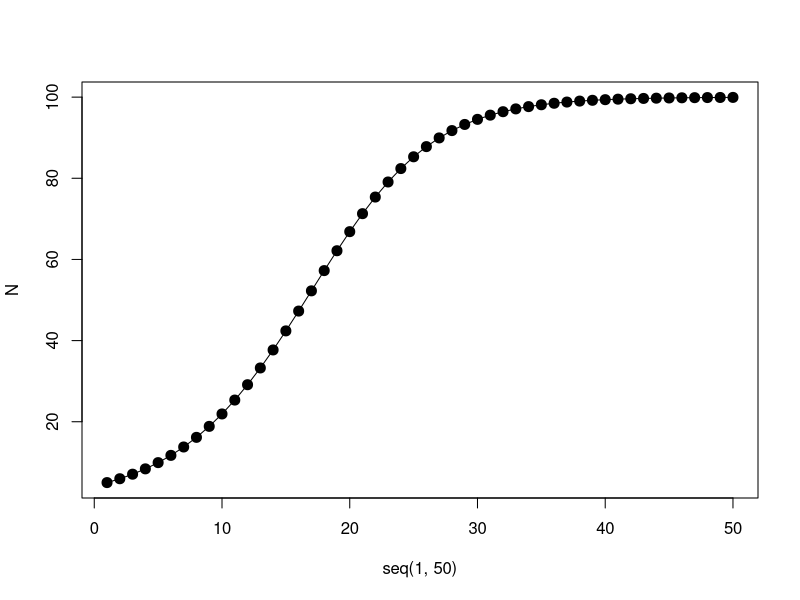

Recreate this plot in R. (Note: this script raises an error after producing the figure.)
## HW 9 ## 

# Danny Szydlowski and Tyler Butts # 

## Generate a time series of abundance 
## for a population growing according to the discrete time logistic growth model

r = 0.2 
K = 100
time = seq(from=1,to=50)
N = array(dim = c(1, length(time))); N[1] = 5
  for (t in time[2:length(time)]){
    N[t] = N[t-1] + r*N[t-1]*(1-N[t-1]/K)
  }
N

############### Q1 Plot the Data ##############################
plot(x = seq(1, 50), 
          y = N,
          type = 'o', pch = 20, cex = 2)


############## Q2 - generate a model predicted time series of abundance #########################
# Pretend you don't know the true r or K and adjust until model fits data # 
dat = data.frame(x = x, y = as.vector(N))

plot(x, y, data = dat)


# Approximate 
# model 1
r = 0.5 
f = function(x, r, K, N0) {K / (1 + (K/N0 - 1) * exp(-r*x))}
plot(x, y)


pstart = c(r=r, K=max(y), N0=y[1])
mod1 = nls(y ~ f(x, r, K, N0), start = pstart, trace = T)
# model converged 
summary(mod1)
lines(x, f(x, r=r, K=max(y), N0=y[1]), col = 'blue')

# model 2 
r = 2

pstart = c(r=r, K=max(y), N0=y[1])
mod2 = nls(y ~ f(x, r, K, N0), start = pstart, trace = T)
lines(x, f(x, r=r, K=max(y), N0=y[1]), col = 'green')

# model converged 
summary(mod2)

# model 3
r = .1

pstart = c(r=r, K=max(y), N0=y[1])
mod3 = nls(y ~ f(x, r, K, N0), start = pstart, trace = T)
lines(x, f(x, r=r, K=max(y), N0=y[1]), col = 'purple')

# model 4 (true value )
r = .2

pstart = c(r=r, K=max(y), N0=y[1])
mod4 = nls(y ~ f(x, r, K, N0), start = pstart, trace = T)
lines(x, f(x, r=r, K=max(y), N0=y[1]), col = 'black')

# model converged 
summary(mod4)

legend('bottomright', legend = c('model 1', 'model 2', 'model 3', 'model 4'), lty = 1,
       col = c('blue', 'green', 'purple', 'black'))

################### Q3 ##############################
#Create a function that returns the negative log likelihood of the 
#model parameters (r, K) given the data (Nt)
#.Use optim() or a grid search and the function you just created to 
#estimate the parameters of your model - remember to add the 
#variance as a third parameter to be estimated (or use its analytical 
 #                                              MLE: SSE/n)

dat

r=0.2
K = 100
time = dat$x

# Get standard Deviation # 
sigma = sd(dat$y)
sigma # 35. 37235 

mean = mean(dat$y)
mean


nll = function(r, k, sigma){
  -sum(dnorm(x=dat$y, mean=mean, sd = sigma, log = T))
}

# Make the function for optim # 
func = function(par){
  r = par[1] 
  K = par[2] 
  sigma = par[3] 
  mean = mean
  nll_val = nll(r, K, sigma)
}

# optim()
model = optim(par = c(1,2,3), fn=func)
optim_coefficients = model$par

# Get the coefficients 
optim_coefficients

# r = -13.89
# K = 2. 66 
# sigma = 34.995

## Answer: Model coefficients seem incredibly off? ## 

############# Q4 ############################
#Add observation error ( Nt + rnorm(mean=0, sd=?) ) to your data
#.Use optim() or a grid search and the function you just created to 
        #estimate the parameters of your model based on this new data - 
        #remember to add the variance as a third parameter to be estimated 
        #(or use its analytical MLE: SSE/n)
# Q4. How well can you estimate the model parameters now?  Is there 
        #any evidence of correlation in your parameter estimates (e.g., a ridge in the likelihood surface)?

# Add observation error 

y_err = dat$y + rnorm(length(time), mean=mean, sd=sigma)

nll_v2 = function(r, k, sigma){
  -sum(dnorm(x=y_err, mean=mean, sd = sigma, log = T))
}

fun_v2 = function(par){
  r = par[1] 
  K = par[2]
  sigma = par[3]
  mean = mean 
  nll = nll_v2(r, K, sigma)
}

# optim part 2 # 
model_part2 = optim(par=c(1,2,3), fn=fun_v2)
optim_coefficients_v2 = model_part2$par
optim_coefficients_v2

# r = -40.76 
# K = 3.39 
# sigma = 91.545 

# Again these are very wrong, the negative r is confusing me
# ... Unsure how to test for correlation in the parameter estimates# 

############### Q5 ######################### 
#Start your model with observation error at 5% of K
#Use optim() or a grid search and the function you just created to 
       #estimate the parameters of your model based on this new data - 
       #remember to add the variance as a third parameter to be estimated 
       #(or use its analytical MLE: SSE/n)

# Observation error 5% of K = 5
y_err2 = dat$y + 5

nll_v2 = function(r, k, sigma){
  -sum(dnorm(x=y_err2, mean=mean, sd = sigma, log = T))
}

fun_v2 = function(par){
  r = par[1] 
  K = par[2]
  sigma = par[3]
  mean = mean 
  nll = nll_v2(r, K, sigma)
}

# optim part 2 # 
model_part2 = optim(par=c(1,2,3), fn=fun_v2)
optim_coefficients_v2 = model_part2$par
optim_coefficients_v2

# r = -14.59
# K = 3.28 
# sigma = 35.39 

# Okay these actually look better, R and K and way off but sigma is close to true 

##################### Q6 ################## 

# Again these are very wrong, the negative r is confusing me
# ... Unsure how to test for correlation in the parameter estimates# 


# Observation error 90% of K = 5
y_err3 = dat$y + 90

nll_v3 = function(r, k, sigma){
  -sum(dnorm(x=y_err3, mean=mean, sd = sigma, log = T))
}

fun_v3 = function(par){
  r = par[1] 
  K = par[2]
  sigma = par[3]
  mean = mean 
  nll = nll_v3(r, K, sigma)
}

# optim part 2 # 
model_part2 = optim(par=c(1,2,3), fn=fun_v3)
optim_coefficients_v2 = model_part2$par
optim_coefficients_v2

# r = -43.44
# K = 3.81 
# sigma = 96.69 

# Paramaters are back to being very inaccurate again # 

# Okay these actually look better, R and K and way off but sigma is close to true 